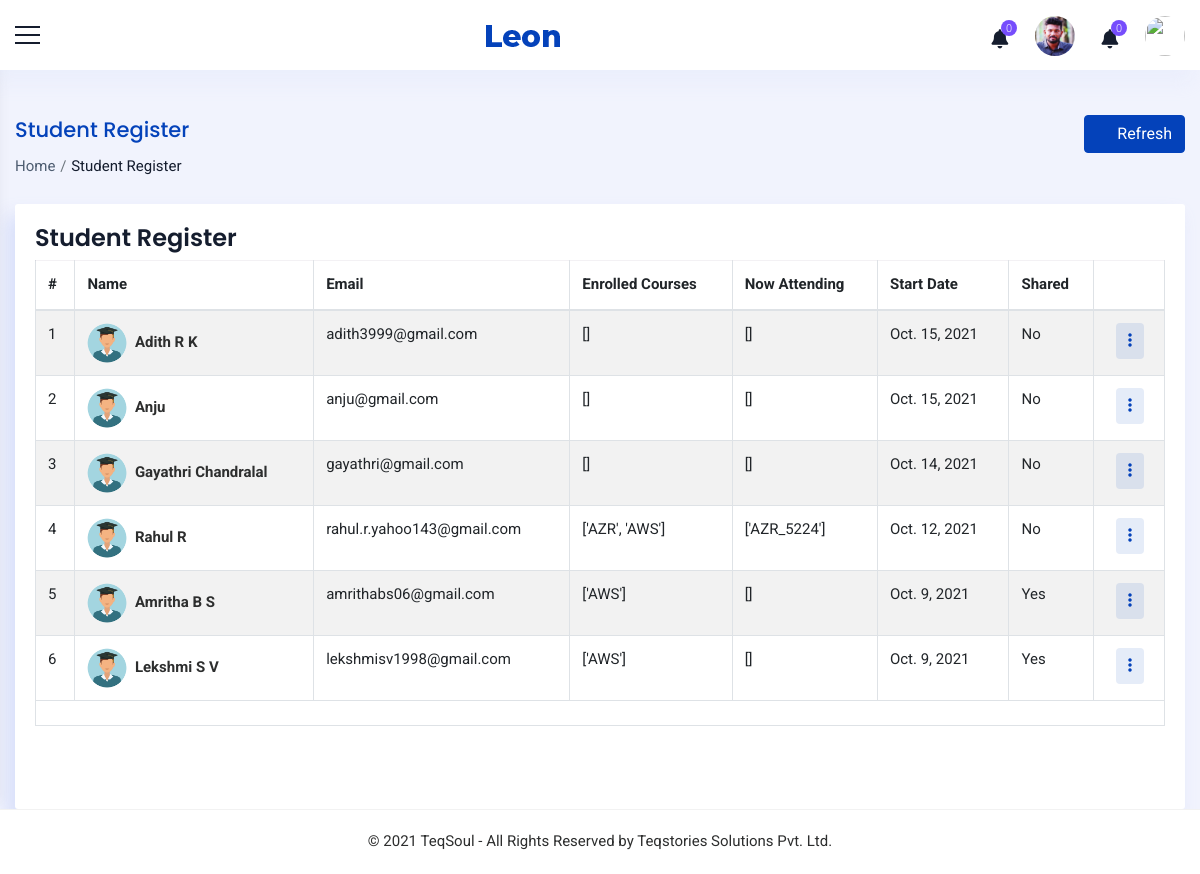
/staff/students/ (signed in), run on an earlier commit of the app's database.
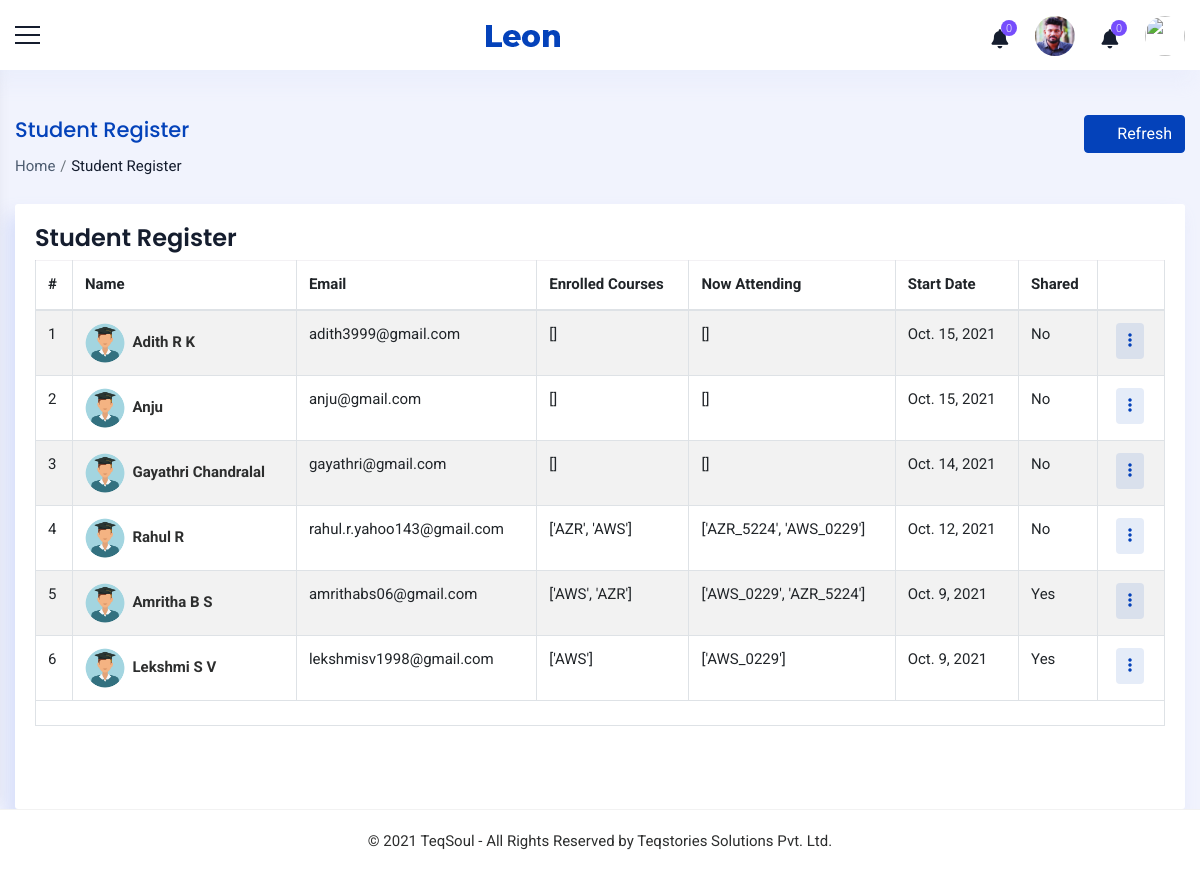
And on a later commit of the database.
### accounts/models.py (models this page shows, shortened)
class Student(models.Model):
    user= models.OneToOneField(User,on_delete=models.CASCADE,null=True,blank=True)
    name = models.CharField(max_length=100,blank=True)
    mobile = models.CharField(max_length=10,blank=True)
    email = models.EmailField(max_length=200,blank=True)
    sex = models.CharField(max_length=10,null=True,choices=sex_choices,blank=True)
    dob = models.DateField(null=True, blank=True)
    blood_group = models.CharField(max_length=100,null=True, blank=True,choices=groups)
    house = models.CharField(max_length=100,null=True,blank=True)
    street =models.CharField(max_length=100,null=True,blank=True)
    street2 =models.CharField(max_length=100,null=True,blank=True)
    city = models.CharField(max_length=100,null=True,blank=True)
    state = models.CharField(max_length=100,null=True,choices=state,blank=True)
    course_enrolled = models.CharField(max_length=1000,null=True,blank=True)
    now_attending = models.CharField(max_length=1000,null=True,blank=True)
    start_date = models.DateField(null=True,blank=True)
    shared = models.CharField(max_length=100,choices=(('Yes', 'Yes'), ('No', 'No')),blank=True,null=True,default='No')
    status = models.CharField(max_length=20,choices=(('Active','Active'),('Inactive','Inactive')),default='Active',blank=True)
    profile_pic = models.ImageField(null=True,default='accounts/static/images/user1.png',blank=True, upload_to='images/dp/')
    cv = models.FileField(blank=True, null=True,upload_to='data/cv/')

### accounts/views.py (the view)
# urls.py: path('staff/students/',Students.as_view(),name='view_students'),
class Students(View):
    def get(self, request):
        x = StaffCheck(request)
        if x == True:
            staff = Staff.objects.get(user=request.user)
            notify = Notifications(staff)
            count = CountNotifications(notify)
            student = Student.objects.all().order_by('-start_date')
            FindSCD(request,student)
            context={'count':count,'notify':notify,'staff':staff,'student':student}
            return render(request,'common/students.html',context)
        else:
            return render(request,'messages/common/permission_error.html')

### accounts/functions.py (called while the page is built)
def StaffCheck(request):
    user = request.user
    if user.is_authenticated:
        try:
            staff = Staff.objects.get(user=user)
            if staff:
                return (True)
            else:
                return (False)
        except:
            return (False)
    else:
        return (False)

def scd(request,student):
    student.course_enrolled = []
    student.now_attending = []
    cd = StudentCourseData.objects.filter(student=student)
    for i in cd:
        student.course_enrolled.append(i.batch.subject.code)
        if i.batch.status == '1':
            student.now_attending.append(i.batch.batch_code)
    student.save()

def FindSCD(request,students):
    for stud in students:
        scd(request,stud)

def Notifications(staff):
    notifications = Notification.objects.filter(user1=staff,status='2').order_by('-date').order_by('-time')
    return notifications

def CountNotifications(notifications):
    count = 0
    for i in notifications:
        count = count +1
    return count

### accounts/templates/common/students.html (shortened to what this page needs)
{% extends 'common/main.html' %}
{% load static %}
{% block content %}
{% include 'common/header.html' %}
<div class="container_full">
    <div class="content_wrapper bg_homebefore inner-wrapper tables-sec">
        <div class="container-fluid">
            <div class="breadcrumbbar">
                <div class="row">
                  <div class="col-md-8 col-lg-8">
                    <h4 class="page-title">Student Register</h4>
                    <div class="breadcrumb-list">
                      <ol class="breadcrumb">
                        <li class="breadcrumb-item"><a href="{% url 'home' %}">Home</a></li>
                        <li class="breadcrumb-item active" aria-current="page">Student Register</li>
                      </ol>
                    </div>
                  </div>
                  <div class="col-md-4 col-lg-4 mr-0">
                    <div class="widgetbar">
                        <button class="btn btn-primary" onclick="window.location.reload()"><i class="ti ti-reload mr-2"></i>Refresh</button>
                    </div>
                  </div>
                </div>
              </div>
        <div class="row ">
            <div class="col-12">
              <div class="card">
                <h4 class="m-t-0 header-title">Student Register</h4>
                <div class="table-responsive">
                <table id="demo-foo-filtering" class="table table-striped table-bordered toggle-circle m-b-0" >
                  <thead>
                    <tr>
                      <th>#</th>
                      <th>Name</th>
                      <th>Email</th>
                      <th>Enrolled Courses</th>
                      <th>Now Attending</th>
                      <th>Start Date</th>
                      <th>Shared</th>
                      <th class="text-right"></th>
                    </tr>
                  </thead>
                  <tbody>
                    {% for i in student %}
                    <tr>
                      <td>{{forloop.counter}}</td>
                      <td><a href="{% url 'view_student' i.id %}"><img class="img-circle pro_pic" src="{{i.profile_pic.url}}" alt="{{i.name}}" style="width: 40px;height:40px">&nbsp;&nbsp;<b>{{i.name}}</b></a></td>
                      <td>{{i.email}}</td>
                      <td>{{i.course_enrolled}}</td>
                      <td>{{i.now_attending}}</td>
                      <td>{{i.start_date}}</td>
                      <td>{{i.shared}}</td>
                      <td class="text-right">
                        <div class="btn-group mr-2">
                          <div class="dropdown">
                            <button class="btn btn-round btn-primary-rgba" type="button" id="CustomdropdownMenuButton4" data-toggle="dropdown" aria-haspopup="true" aria-expanded="false"><i class="fas fa-ellipsis-v"></i></button>
                          </div>
                        </div>
                      </td>
                      {% empty %}
                      <td colspan="8">No students in the register.</td>
                    </tr>
                    {% endfor %}
                  </tbody>
                  <tfoot>
                    <tr class="active">
                      <td colspan="8">
                        </td>
                    </tr>
                  </tfoot>
                </table></div><br><br>
              </div>
            </div>
          </div>
          </div>
        </div>
        {% include 'common/footer.html' %}
    </div>
</div>
{% endblock %}

What changed in the data, as far as the page shows it:
computed for Student "Rahul R": now_attending "['AZR_5224']" → "['AZR_5224', 'AWS_0229']"
changed Student "Amritha B S": course_enrolled "['AWS']" → "['AWS', 'AZR']"; now_attending "[]" → "['AWS_0229', 'AZR_5224']"
computed for Student "Lekshmi S V": now_attending "[]" → "['AWS_0229']"
